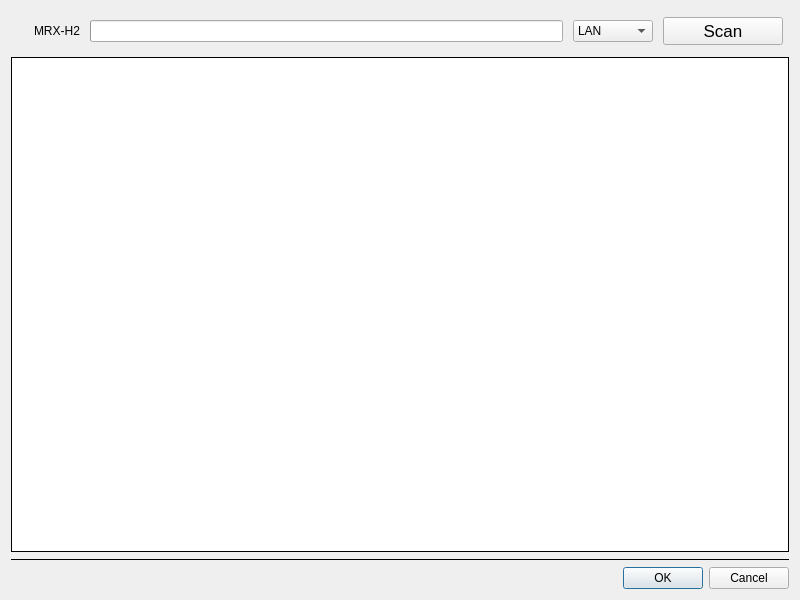
<?xml version="1.0" encoding="UTF-8"?>
<ui version="4.0">
 <class>MegaInterface</class>
 <widget class="QWidget" name="MegaInterface">
  <property name="geometry">
   <rect>
    <x>0</x>
    <y>0</y>
    <width>800</width>
    <height>600</height>
   </rect>
  </property>
  <property name="sizePolicy">
   <sizepolicy hsizetype="Preferred" vsizetype="Preferred">
    <horstretch>0</horstretch>
    <verstretch>0</verstretch>
   </sizepolicy>
  </property>
  <property name="minimumSize">
   <size>
    <width>640</width>
    <height>480</height>
   </size>
  </property>
  <property name="focusPolicy">
   <enum>Qt::TabFocus</enum>
  </property>
  <property name="windowTitle">
   <string>Interface</string>
  </property>
  <layout class="QVBoxLayout" name="verticalLayout_2">
   <item>
    <layout class="QHBoxLayout" name="horizontalLayout">
     <property name="spacing">
      <number>10</number>
     </property>
     <property name="leftMargin">
      <number>6</number>
     </property>
     <property name="topMargin">
      <number>6</number>
     </property>
     <property name="rightMargin">
      <number>6</number>
     </property>
     <property name="bottomMargin">
      <number>6</number>
     </property>
     <item>
      <widget class="QLabel" name="label_icon">
       <property name="text">
        <string/>
       </property>
       <property name="pixmap">
        <pixmap resource="../../res/res.qrc">:/res/image/icon/network.ico</pixmap>
       </property>
      </widget>
     </item>
     <item>
      <widget class="QLabel" name="label_project">
       <property name="text">
        <string>MRX-H2</string>
       </property>
      </widget>
     </item>
     <item>
      <widget class="QProgressBar" name="progressBar">
       <property name="value">
        <number>0</number>
       </property>
       <property name="textVisible">
        <bool>false</bool>
       </property>
       <property name="invertedAppearance">
        <bool>false</bool>
       </property>
      </widget>
     </item>
     <item>
      <widget class="QComboBox" name="comboBox_DevType">
       <property name="sizePolicy">
        <sizepolicy hsizetype="Fixed" vsizetype="Fixed">
         <horstretch>0</horstretch>
         <verstretch>0</verstretch>
        </sizepolicy>
       </property>
       <property name="minimumSize">
        <size>
         <width>80</width>
         <height>0</height>
        </size>
       </property>
       <property name="maximumSize">
        <size>
         <width>80</width>
         <height>16777215</height>
        </size>
       </property>
       <item>
        <property name="text">
         <string>LAN</string>
        </property>
       </item>
       <item>
        <property name="text">
         <string>USB</string>
        </property>
       </item>
      </widget>
     </item>
     <item>
      <widget class="QPushButton" name="pushButton_Scan">
       <property name="sizePolicy">
        <sizepolicy hsizetype="Fixed" vsizetype="Fixed">
         <horstretch>0</horstretch>
         <verstretch>0</verstretch>
        </sizepolicy>
       </property>
       <property name="minimumSize">
        <size>
         <width>120</width>
         <height>0</height>
        </size>
       </property>
       <property name="maximumSize">
        <size>
         <width>120</width>
         <height>16777215</height>
        </size>
       </property>
       <property name="baseSize">
        <size>
         <width>0</width>
         <height>0</height>
        </size>
       </property>
       <property name="font">
        <font>
         <pointsize>13</pointsize>
        </font>
       </property>
       <property name="text">
        <string>Scan</string>
       </property>
      </widget>
     </item>
    </layout>
   </item>
   <item>
    <widget class="QTableView" name="tableView">
     <property name="font">
      <font>
       <pointsize>11</pointsize>
      </font>
     </property>
     <property name="autoFillBackground">
      <bool>false</bool>
     </property>
     <property name="frameShape">
      <enum>QFrame::Box</enum>
     </property>
     <property name="frameShadow">
      <enum>QFrame::Plain</enum>
     </property>
     <property name="lineWidth">
      <number>1</number>
     </property>
     <property name="sizeAdjustPolicy">
      <enum>QAbstractScrollArea::AdjustIgnored</enum>
     </property>
     <property name="editTriggers">
      <set>QAbstractItemView::NoEditTriggers</set>
     </property>
     <property name="showDropIndicator" stdset="0">
      <bool>false</bool>
     </property>
     <property name="dragDropOverwriteMode">
      <bool>false</bool>
     </property>
     <property name="alternatingRowColors">
      <bool>true</bool>
     </property>
     <property name="selectionBehavior">
      <enum>QAbstractItemView::SelectRows</enum>
     </property>
     <property name="sortingEnabled">
      <bool>true</bool>
     </property>
     <property name="wordWrap">
      <bool>false</bool>
     </property>
     <property name="cornerButtonEnabled">
      <bool>false</bool>
     </property>
     <attribute name="horizontalHeaderCascadingSectionResizes">
      <bool>true</bool>
     </attribute>
     <attribute name="horizontalHeaderDefaultSectionSize">
      <number>120</number>
     </attribute>
     <attribute name="horizontalHeaderMinimumSectionSize">
      <number>60</number>
     </attribute>
     <attribute name="horizontalHeaderStretchLastSection">
      <bool>true</bool>
     </attribute>
     <attribute name="verticalHeaderVisible">
      <bool>false</bool>
     </attribute>
     <attribute name="verticalHeaderDefaultSectionSize">
      <number>40</number>
     </attribute>
     <attribute name="verticalHeaderMinimumSectionSize">
      <number>30</number>
     </attribute>
    </widget>
   </item>
   <item>
    <widget class="Line" name="line">
     <property name="sizePolicy">
      <sizepolicy hsizetype="Expanding" vsizetype="Fixed">
       <horstretch>0</horstretch>
       <verstretch>0</verstretch>
      </sizepolicy>
     </property>
     <property name="font">
      <font>
       <pointsize>1</pointsize>
      </font>
     </property>
     <property name="frameShadow">
      <enum>QFrame::Plain</enum>
     </property>
     <property name="lineWidth">
      <number>1</number>
     </property>
     <property name="midLineWidth">
      <number>0</number>
     </property>
     <property name="orientation">
      <enum>Qt::Horizontal</enum>
     </property>
    </widget>
   </item>
   <item>
    <widget class="QDialogButtonBox" name="buttonBox">
     <property name="standardButtons">
      <set>QDialogButtonBox::Cancel|QDialogButtonBox::Ok</set>
     </property>
    </widget>
   </item>
  </layout>
 </widget>
 <resources>
  <include location="../../res/res.qrc"/>
 </resources>
 <connections/>
</ui>
